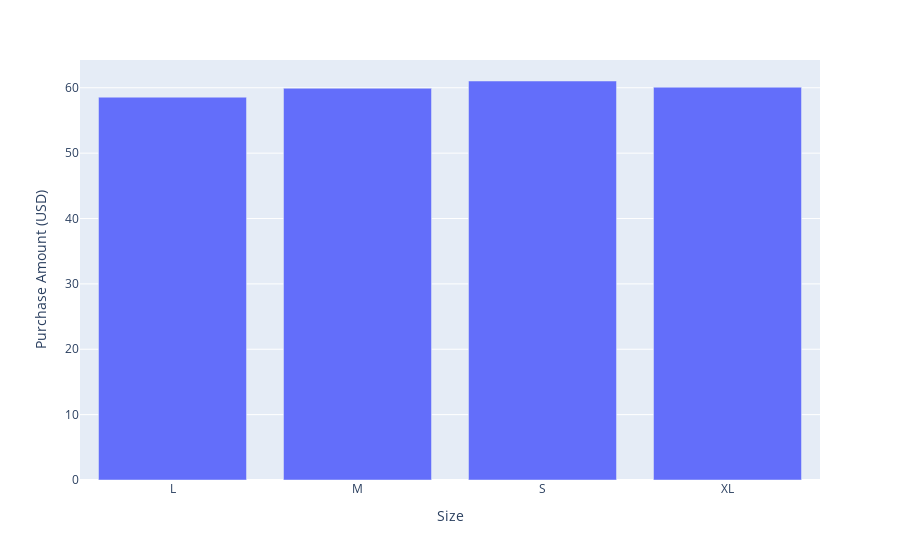

Write notebook code for a chart like this one.
### Code cell
fig  = px.bar(size_group_by_mean , x = 'Size' , y ="Purchase Amount (USD)")
fig.show()

### Figure 1 — Plotly figure (JSON) as saved in the notebook; plotly's stock layout.template omitted (floating-point values rounded to 4 significant figures)
{"data": [{"alignmentgroup": "True", "hovertemplate": "Size=%{x}<br>Purchase Amount (USD)=%{y}<extra></extra>", "legendgroup": "", "marker": {"color": "#636efa", "pattern": {"shape": ""}}, "name": "", "offsetgroup": "", "orientation": "v", "showlegend": false, "textposition": "auto", "type": "bar", "x": ["L", "M", "S", "XL"], "xaxis": "x", "y": [58.56, 59.92, 61.04, 60.09], "yaxis": "y"}], "layout": {"barmode": "relative", "legend": {"tracegroupgap": 0}, "margin": {"t": 60}, "xaxis": {"anchor": "y", "domain": [0, 1], "title": {"text": "Size"}}, "yaxis": {"anchor": "x", "domain": [0, 1], "title": {"text": "Purchase Amount (USD)"}}}}
